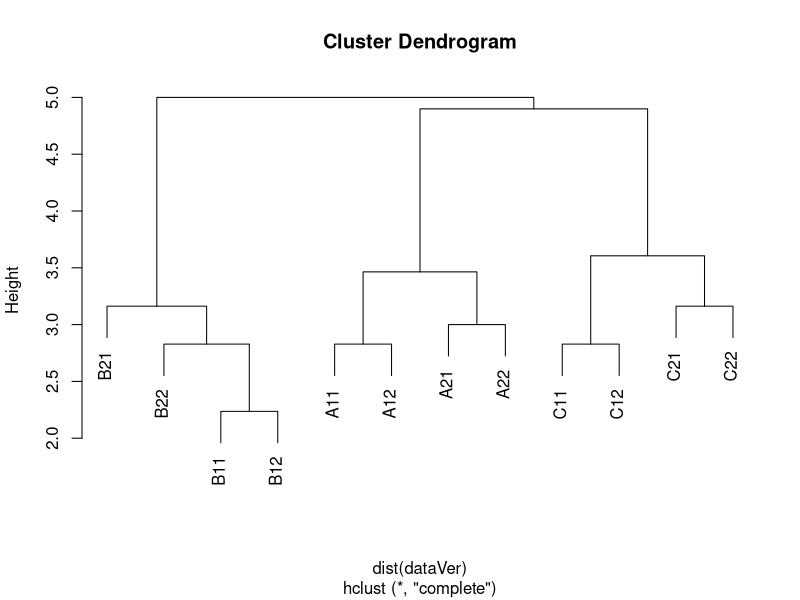
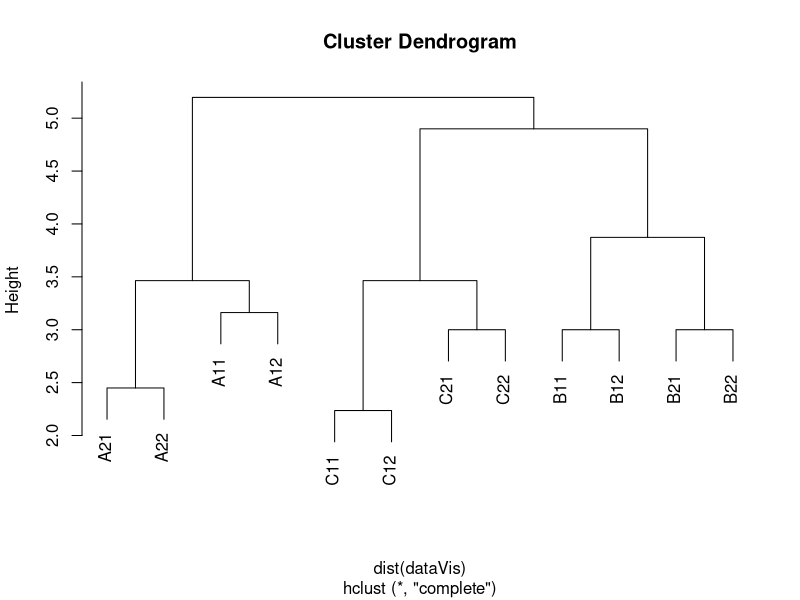

These charts were generated, in order, by the following R code:
rm (list = ls())
tempVer = read.table("tempVer.txt")
tempVis = read.table("tempVis.txt")

nVer = length(tempVer)
nVis = length(tempVis)

# reformat the data
dataVer = as.matrix(tempVer[,2:nVer])
row.names(dataVer) = tempVer[,1]

dataVis = as.matrix(tempVis[,2:nVis])
row.names(dataVis) = tempVis[,1]

# visualization 
plot.new()
par(mfrow=c(1,1))
plot(hclust(dist(dataVer)))
plot(hclust(dist(dataVis)))